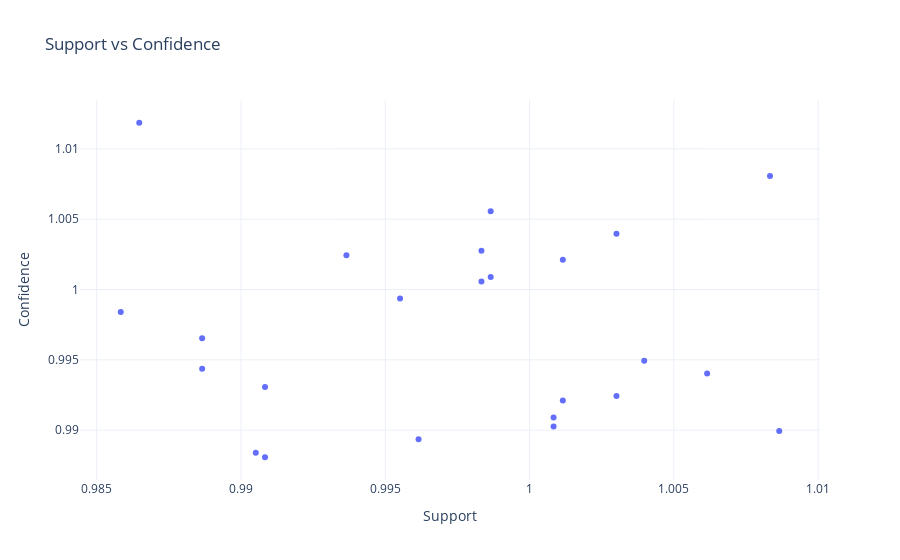

Notebook code cell kept with this figure:
### Code cell
# Getting frequent items
item = 'frozen chicken'
frequently_bought_together_items = frequently_bought_together(item)
print(frequently_bought_together_items)

# Plotting support vs confidence for the rules
fig = px.scatter(rules, x='support', y='confidence', 
                 title='Support vs Confidence',
                 labels={'support': 'Support', 'confidence': 'Confidence'})

fig.show()

### Figure 1 — Plotly figure (JSON) as saved in the notebook; plotly's stock layout.template omitted (floating-point values rounded to 4 significant figures)
{"data": [{"hovertemplate": "Support=%{x}<br>Confidence=%{y}<extra></extra>", "legendgroup": "", "marker": {"color": "#636efa", "symbol": "circle"}, "mode": "markers", "name": "", "orientation": "v", "showlegend": false, "type": "scatter", "x": [1.004, 0.9865, 0.9962, 1.001, 1.001, 0.9887, 1.003, 0.9955, 0.9937, 0.9887, 1.009, 1.006, 0.9987, 0.9987, 0.9858, 1.001, 1.001, 0.9983, 0.9908, 0.9908, 0.9983, 1.008, 1.003, 0.9905], "xaxis": "x", "y": [0.9949, 1.012, 0.9894, 0.9921, 1.002, 0.9944, 1.004, 0.9994, 1.002, 0.9965, 0.9899, 0.994, 1.001, 1.006, 0.9984, 0.9903, 0.9909, 1.003, 0.9931, 0.9881, 1.001, 1.008, 0.9924, 0.9884], "yaxis": "y"}], "layout": {"autosize": true, "legend": {"tracegroupgap": 0}, "title": {"text": "Support vs Confidence"}, "xaxis": {"anchor": "y", "autorange": true, "domain": [0, 1], "range": [0.9844, 1.01], "title": {"text": "Support"}, "type": "linear"}, "yaxis": {"anchor": "x", "autorange": true, "domain": [0, 1], "range": [0.9861, 1.014], "title": {"text": "Confidence"}, "type": "linear"}}}
